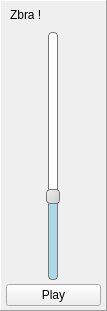
<?xml version="1.0" encoding="UTF-8"?>
<ui version="4.0">
 <class>SingleMusicMixer</class>
 <widget class="QFrame" name="SingleMusicMixer">
  <property name="geometry">
   <rect>
    <x>0</x>
    <y>0</y>
    <width>107</width>
    <height>311</height>
   </rect>
  </property>
  <property name="windowTitle">
   <string>Frame</string>
  </property>
  <property name="styleSheet">
   <string notr="true">
 QSlider::groove:horizontal {
  border: 1px solid #bbb;
  background: white;
  height: 10px;
  border-radius: 4px;
}

QSlider::sub-page:horizontal {
  background: qlineargradient(x1: 0, y1: 0,   x2: 0, y2: 1,stop: 0 #66e, stop: 1 #bbf);
  background: qlineargradient(x1: 0, y1: 0.2, x2: 1, y2: 1,stop: 0 #bbf, stop: 1 #55f);
  border: 1px solid #777;
  height: 10px;
  border-radius: 4px;
}

QSlider::add-page:horizontal {
  background: #fff;
  border: 1px solid #777;
  height: 10px;
  border-radius: 4px;
}

QSlider::handle:horizontal {
  background: qlineargradient(x1:0, y1:0, x2:1, y2:1,stop:0 #eee, stop:1 #ccc);
  border: 1px solid #777;
  width: 13px;
  margin-top: -2px;
  margin-bottom: -2px;
  border-radius: 4px;
}

QSlider::handle:horizontal:hover {
  background: qlineargradient(x1:0, y1:0, x2:1, y2:1,stop:0 #fff, stop:1 #ddd);
  border: 1px solid #444;
  border-radius: 4px;
}

QSlider::sub-page:horizontal:disabled {
  background: #bbb;
  border-color: #999;
}

QSlider::add-page:horizontal:disabled {
  background: #eee;
  border-color: #999;
}

QSlider::handle:horizontal:disabled {
  background: #eee;
  border: 1px solid #aaa;
  border-radius: 4px;
}

/*  ################   */

QProgressBar::chunk:vertical {
  /*background: qlineargradient(x1: 0,   y1: 0,   x2: 1, y2: 0,stop: 0 #66e, stop: 1 #bbf);
  background: qlineargradient(x1: 0.2, y1: 0,   x2: 1, y2: 1,stop: 0 #bbf, stop: 1 #55f);
  */
  background: lightblue;
  border-radius: 4px; 
}

QProgressBar:vertical {
  width: 2px;
  margin-top: 4px;
  margin-bottom: 4px;
  border: 0px solid #bbb;
  border-radius: 4px; 

}

QSlider::groove:vertical {
  border: 0px solid #bbb;
  background: transparent;
  /*background: white;*/
  width: 10px;
  border-radius: 4px;
}

QSlider::sub-page:vertical {
  margin-top: 4px;
  background: transparent;
  /*background: #fff;*/
  border: 1px solid #777;
  width: 10px;
  border-radius: 4px;
}

QSlider::add-page:vertical {
  /*background: qlineargradient(x1: 0,   y1: 0,   x2: 1, y2: 0,stop: 0 #66e, stop: 1 #bbf);
  background: qlineargradient(x1: 0.2, y1: 0,   x2: 1, y2: 1,stop: 0 #bbf, stop: 1 #55f);*/
  margin-bottom: 4px;
  background: transparent;
  border: 1px solid #777;
  width: 10px;
  border-radius: 4px;
}

QSlider::handle:vertical {
  background: qlineargradient(x1:0, y1:0, x2:1, y2:1,stop:0 #eee, stop:1 #ccc);
  border: 1px solid #777;
  height: 13px;
  margin-left: -2px;
  margin-right: -2px;
  border-radius: 4px;
}

QSlider::handle:vertical:hover {
  background: qlineargradient(x1:0, y1:0, x2:1, y2:1,stop:0 #fff, stop:1 #ddd);
  border: 1px solid #444;
  border-radius: 4px;
}

QSlider::sub-page:vertical:disabled {
  background: #bbb;
  border-color: #999;
}

QSlider::add-page:vertical:disabled {
  background: #eee;
  border-color: #999;
}

QSlider::handle:vertical:disabled {
  background: #eee;
  border: 1px solid #aaa;
  border-radius: 4px;
}



</string>
  </property>
  <property name="frameShape">
   <enum>QFrame::Panel</enum>
  </property>
  <property name="frameShadow">
   <enum>QFrame::Raised</enum>
  </property>
  <layout class="QGridLayout" name="gridLayout">
   <property name="leftMargin">
    <number>5</number>
   </property>
   <property name="topMargin">
    <number>4</number>
   </property>
   <property name="rightMargin">
    <number>5</number>
   </property>
   <property name="bottomMargin">
    <number>0</number>
   </property>
   <item row="0" column="0">
    <widget class="QDockWidget" name="dockWidget">
     <property name="features">
      <set>QDockWidget::NoDockWidgetFeatures</set>
     </property>
     <property name="allowedAreas">
      <set>Qt::NoDockWidgetArea</set>
     </property>
     <property name="windowTitle">
      <string notr="true">Zbra !</string>
     </property>
     <widget class="QWidget" name="dockWidgetContents">
      <property name="sizePolicy">
       <sizepolicy hsizetype="Preferred" vsizetype="Preferred">
        <horstretch>0</horstretch>
        <verstretch>0</verstretch>
       </sizepolicy>
      </property>
      <layout class="QVBoxLayout" name="verticalLayout_3">
       <property name="spacing">
        <number>0</number>
       </property>
       <property name="sizeConstraint">
        <enum>QLayout::SetDefaultConstraint</enum>
       </property>
       <property name="leftMargin">
        <number>0</number>
       </property>
       <property name="topMargin">
        <number>4</number>
       </property>
       <property name="rightMargin">
        <number>0</number>
       </property>
       <property name="bottomMargin">
        <number>4</number>
       </property>
       <item>
        <layout class="QGridLayout" name="GridSlider_Progress">
         <item row="0" column="0">
          <layout class="QGridLayout" name="progressBarAlignGrid">
           <item row="0" column="0">
            <widget class="QProgressBar" name="progressBar">
             <property name="sizePolicy">
              <sizepolicy hsizetype="Fixed" vsizetype="Expanding">
               <horstretch>0</horstretch>
               <verstretch>0</verstretch>
              </sizepolicy>
             </property>
             <property name="maximumSize">
              <size>
               <width>10</width>
               <height>16777215</height>
              </size>
             </property>
             <property name="value">
              <number>33</number>
             </property>
             <property name="alignment">
              <set>Qt::AlignCenter</set>
             </property>
             <property name="textVisible">
              <bool>false</bool>
             </property>
             <property name="orientation">
              <enum>Qt::Vertical</enum>
             </property>
             <property name="invertedAppearance">
              <bool>false</bool>
             </property>
            </widget>
           </item>
          </layout>
         </item>
         <item row="0" column="0">
          <widget class="QSlider" name="verticalSlider">
           <property name="sizePolicy">
            <sizepolicy hsizetype="Expanding" vsizetype="Expanding">
             <horstretch>0</horstretch>
             <verstretch>0</verstretch>
            </sizepolicy>
           </property>
           <property name="maximum">
            <number>100</number>
           </property>
           <property name="value">
            <number>33</number>
           </property>
           <property name="sliderPosition">
            <number>33</number>
           </property>
           <property name="orientation">
            <enum>Qt::Vertical</enum>
           </property>
          </widget>
         </item>
        </layout>
       </item>
       <item>
        <widget class="QPushButton" name="pushButton">
         <property name="sizePolicy">
          <sizepolicy hsizetype="Minimum" vsizetype="Fixed">
           <horstretch>0</horstretch>
           <verstretch>0</verstretch>
          </sizepolicy>
         </property>
         <property name="layoutDirection">
          <enum>Qt::LeftToRight</enum>
         </property>
         <property name="text">
          <string>Play</string>
         </property>
         <property name="flat">
          <bool>false</bool>
         </property>
        </widget>
       </item>
      </layout>
     </widget>
    </widget>
   </item>
  </layout>
 </widget>
 <resources/>
 <connections/>
</ui>
